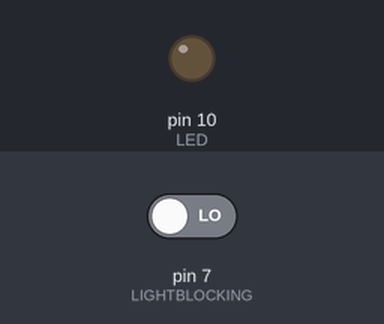
The sketch below on a simulated Arduino Uno, built with avr-gcc and run on an emulated ATmega328P. Parts: output pins drawn as LEDs (lit = HIGH). The inputs (shaded band) are chosen by the test bench; at power-on: pin 7 (LIGHTBLOCKING) LOW.

Above: at 1.2 s.
1.3 s: pin 7 (LIGHTBLOCKING) driven HIGH
At 2.2 s:
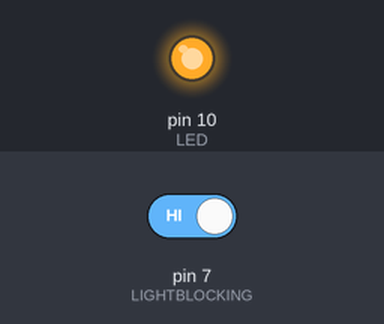
2.8 s: pin 7 (LIGHTBLOCKING) driven LOW
At 3.4 s:
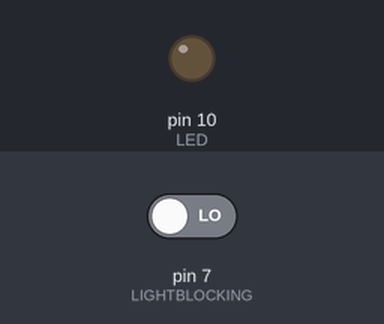
Timing chart, 0 to 5.8 s (numbered marks = the images above; inputs shaded):
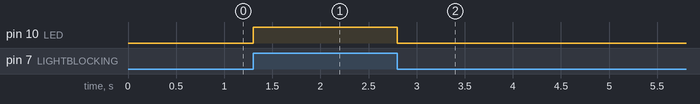

Measured:
- after the input at 1.3 s, pin 10 (LED): LOW → HIGH at once
- after the input at 2.8 s, pin 10 (LED): HIGH → LOW at once

The sketch:

Light_Blocking.ino
```cpp
/*
  Light Blocking

  It detects when light is cut and turns on a LED.
*/

#define LED 10
#define LIGHTBLOCKING 7

void setup(){
  pinMode (LED, OUTPUT);
  pinMode (LIGHTBLOCKING, INPUT);
}

void loop(){
  int value = digitalRead(LIGHTBLOCKING);
  if(value==HIGH){
    digitalWrite(LED, HIGH);
  }else{
    digitalWrite(LED, LOW);
  }
}
```
